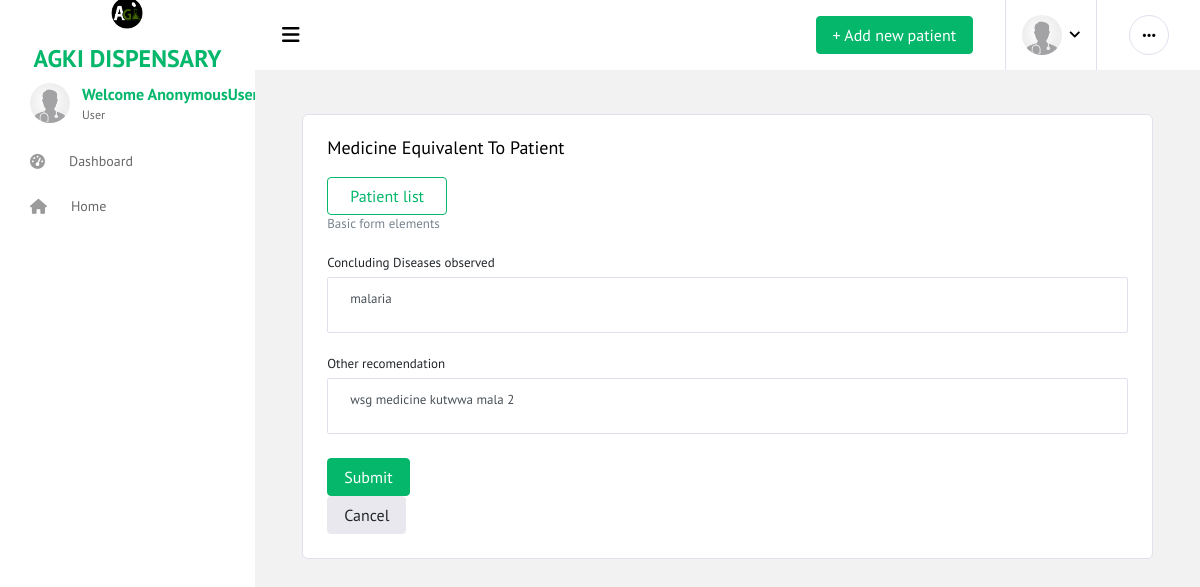
Page /doctorSecondSession/1/ on the committed database.
### app/models.py (models this page shows, shortened)
class Patient(models.Model):
    fullname = models.CharField(max_length=30)
    age = models.IntegerField()
    address = models.CharField(max_length=30)
    gender = models.CharField(max_length=10)
    height = models.IntegerField(null=True,blank=True)
    pressure = models.CharField(max_length=10,null=True,blank=True)
    weight = models.IntegerField(null=True,blank=True)
    date = models.DateTimeField(auto_now_add=True)
    dalili = models.TextField(max_length=500,null=True,blank=True)
    possibleDiseases = models.TextField(max_length=500,null=True,blank=True)
    testConducted = models.TextField(max_length=500,null=True,blank=True)
    labResults = models.TextField(max_length=500,null=True,blank=True)
    actualDiseases = models.TextField(max_length=500,null=True,blank=True)
    otherRecomendation = models.TextField(max_length=500,null=True,blank=True)

### app/views.py (the view)
# urls.py: path('doctorSecondSession/<int:id>/', views.doctorSecondSession,name='doctorSecondSession'),
def doctorSecondSession(request,id):
    s = Patient.objects.get(id=id)
    form = DoctorSecondSessionForm(instance=s)
    if request.method=='POST':
        form = DoctorSecondSessionForm(request.POST,instance=s)
        if form.is_valid():
            form.save()
            return redirect(reverse('patientDetail', args=[id]))
    context = {
            'form':form,
            's':s,
         }
    return render(request,'app/doctorSecondSession.html',context)

### app/forms.py
class DoctorSecondSessionForm(forms.ModelForm):
    class Meta:
        model = Patient
        fields = ['actualDiseases','otherRecomendation']

### app/templates/app/doctorSecondSession.html (shortened to what this page needs)
{% extends 'app/base2.html' %}
{%block content%}
<div class="container">
        <br>
        <div class="col-12 grid-margin stretch-card">
            <div class="card">
                <div class="card-body">
                    <h4 class="card-title">Medicine equivalent to patient</h4>
                    <a href="{% url 'patientList' %}"><button class='btn btn-outline-success btn-fw'>Patient list</button></a>
                    <p class="card-description">
                      Basic form elements
                    </p>
                    <form method='POST' class="forms-sample" >
                        <div class="form-group">
                            <div class="form-group">
                              <label for="gender">Concluding Diseases observed</label>
                              <textarea  class="form-control" name="actualDiseases" >{{ s.actualDiseases }}</textarea>
                            </div>
                            <div class="form-group">
                              <label for="gender">Other recomendation</label>
                              <textarea class="form-control" name="otherRecomendation" >{{ s.otherRecomendation }}</textarea>
                            </div>
                        </div>
                      <button type="submit" class="btn btn-success mr-2">Submit</button>
                    </form>
                    <a href="{% url 'patientDetail' id=s.id %}">
                      <button class="btn btn-light">Cancel</button>
                  </a>
                </div>
            </div>
        </div>
</div>
{%endblock%}

### rows in the picture
Patient: actualDiseases "malaria", otherRecomendation "wsg medicine kutwwa mala 2"
